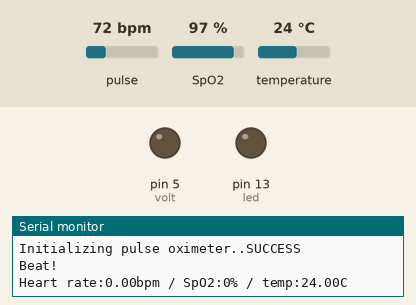
Simulated run of this sketch. Board: Arduino Uno, built with avr-gcc and run on an emulated ATmega328P. Shown: output pins drawn as LEDs (lit = HIGH), the last lines printed to the serial monitor. Dashed ring = blinking. The inputs (shaded band) are chosen by the test bench; at power-on: pulse 72 bpm, SpO2 97 %, temperature 24 °C.

Above: at 1.2 s.
1.3 s: pulse set to 130 bpm
At 4.7 s:
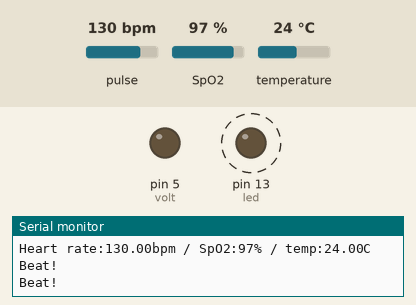
4.8 s: pulse set to 42 bpm
At 7.0 s:
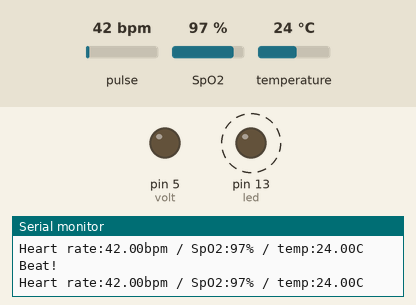
Timing chart, 0 to 14.3 s (numbered marks = the images above; inputs shaded):
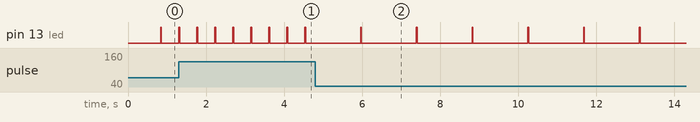

The sketch:

pulse.ino
```cpp
// (licence header left out)
#include <Wire.h>
#include "MAX30100_PulseOximeter.h"

#define REPORTING_PERIOD_MS     1000

int volt = 5; //enable pin for Mstim board
int led = 13; //internal Arduino LED

// PulseOximeter is the higher level interface to the sensor
// it offers:
//  * beat detection reporting
//  * heart rate calculation
//  * SpO2 (oxidation level) calculation
PulseOximeter pox;

uint32_t tsLastReport = 0;

// Callback (registered below) fired when a pulse is detected
void onBeatDetected()
{
     digitalWrite(led, HIGH); //switch internal LED on
   //digitalWrite(volt, HIGH); //switch Mstim board on
   delay(20);
   digitalWrite(led, LOW); //switch internal LED off
   digitalWrite(volt, LOW); //switch Mstim board off
    Serial.println("Beat!");
}

void setup()
{
    Serial.begin(115200);

    Serial.print("Initializing pulse oximeter..");
    pinMode(led, OUTPUT);
    pinMode(volt, OUTPUT);
    // Initialize the PulseOximeter instance
    // Failures are generally due to an improper I2C wiring, missing power supply
    // or wrong target chip
    if (!pox.begin()) {
        Serial.println("FAILED");
        for(;;);
    } else {
        Serial.println("SUCCESS");
    }

    // The default current for the IR LED is 50mA and it could be changed
    //   by uncommenting the following line. Check MAX30100_Registers.h for all the
    //   available options.
    // pox.setIRLedCurrent(MAX30100_LED_CURR_7_6MA);

    // Register a callback for the beat detection
    pox.setOnBeatDetectedCallback(onBeatDetected);
}

void loop()
{
    // Make sure to call update as fast as possible
    pox.update();

    // Asynchronously dump heart rate and oxidation levels to the serial
    // For both, a value of 0 means "invalid"
    if (millis() - tsLastReport > REPORTING_PERIOD_MS) {
        Serial.print("Heart rate:");
        Serial.print(pox.getHeartRate());
        Serial.print("bpm / SpO2:");
        Serial.print(pox.getSpO2());
        Serial.print("% / temp:");
        Serial.print(pox.getTemperature());
        Serial.println("C");

        tsLastReport = millis();
    }
}
```

Measured:
- after the input at 1.3 s, pin 13 (led): alternates HIGH for 0.02 s and LOW for 0.44 s, starting at once
- after the input at 4.8 s, pin 13 (led): alternates HIGH for 0.02 s and LOW for 1.4 s, starting after 1.2 s
